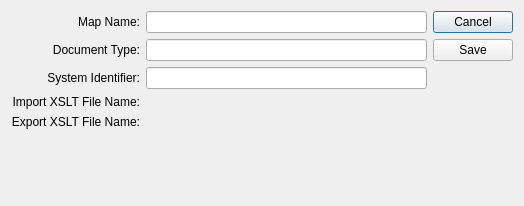
<?xml version="1.0" encoding="UTF-8"?>
<ui version="4.0">
 <comment>This file is part of the xTuple ERP: PostBooks Edition, a free and
open source Enterprise Resource Planning software suite,
Copyright (c) 1999-2019 by OpenMFG LLC, d/b/a xTuple.
It is licensed to you under the Common Public Attribution License
version 1.0, the full text of which (including xTuple-specific Exhibits)
is available at www.xtuple.com/CPAL.  By using this software, you agree
to be bound by its terms.</comment>
 <class>xsltMap</class>
 <widget class="QDialog" name="xsltMap">
  <property name="geometry">
   <rect>
    <x>0</x>
    <y>0</y>
    <width>524</width>
    <height>206</height>
   </rect>
  </property>
  <property name="windowTitle">
   <string>XSLT Map</string>
  </property>
  <layout class="QHBoxLayout">
   <item>
    <layout class="QGridLayout">
     <item row="0" column="0">
      <widget class="QLabel" name="_nameLit">
       <property name="text">
        <string>Map Name:</string>
       </property>
       <property name="alignment">
        <set>Qt::AlignRight|Qt::AlignTrailing|Qt::AlignVCenter</set>
       </property>
      </widget>
     </item>
     <item row="1" column="0">
      <widget class="QLabel" name="_doctypeLit">
       <property name="text">
        <string>Document Type:</string>
       </property>
       <property name="alignment">
        <set>Qt::AlignRight|Qt::AlignTrailing|Qt::AlignVCenter</set>
       </property>
      </widget>
     </item>
     <item row="2" column="0">
      <widget class="QLabel" name="_systemLit">
       <property name="text">
        <string>System Identifier:</string>
       </property>
       <property name="alignment">
        <set>Qt::AlignRight|Qt::AlignTrailing|Qt::AlignVCenter</set>
       </property>
      </widget>
     </item>
     <item row="3" column="0">
      <widget class="QLabel" name="_importLit">
       <property name="text">
        <string>Import XSLT File Name:</string>
       </property>
       <property name="alignment">
        <set>Qt::AlignRight|Qt::AlignTrailing|Qt::AlignVCenter</set>
       </property>
      </widget>
     </item>
     <item row="4" column="0">
      <widget class="QLabel" name="_exportLit">
       <property name="text">
        <string>Export XSLT File Name:</string>
       </property>
       <property name="alignment">
        <set>Qt::AlignRight|Qt::AlignTrailing|Qt::AlignVCenter</set>
       </property>
      </widget>
     </item>
     <item row="0" column="1">
      <widget class="QLineEdit" name="_name"/>
     </item>
     <item row="1" column="1">
      <widget class="QLineEdit" name="_doctype"/>
     </item>
     <item row="2" column="1">
      <widget class="QLineEdit" name="_system"/>
     </item>
     <item row="3" column="1">
      <widget class="FileCluster" name="_import"/>
     </item>
     <item row="4" column="1">
      <widget class="FileCluster" name="_export"/>
     </item>
     <item row="5" column="0">
      <spacer>
       <property name="orientation">
        <enum>Qt::Vertical</enum>
       </property>
       <property name="sizeHint" stdset="0">
        <size>
         <width>20</width>
         <height>0</height>
        </size>
       </property>
      </spacer>
     </item>
    </layout>
   </item>
   <item>
    <layout class="QVBoxLayout">
     <item>
      <widget class="QPushButton" name="_cancel">
       <property name="text">
        <string>Cancel</string>
       </property>
      </widget>
     </item>
     <item>
      <widget class="QPushButton" name="_save">
       <property name="text">
        <string>Save</string>
       </property>
      </widget>
     </item>
     <item>
      <spacer>
       <property name="orientation">
        <enum>Qt::Vertical</enum>
       </property>
       <property name="sizeHint" stdset="0">
        <size>
         <width>20</width>
         <height>40</height>
        </size>
       </property>
      </spacer>
     </item>
    </layout>
   </item>
  </layout>
 </widget>
 <customwidgets>
  <customwidget>
   <class>FileCluster</class>
   <extends>QWidget</extends>
   <header>filecluster.h</header>
  </customwidget>
 </customwidgets>
 <resources/>
 <connections>
  <connection>
   <sender>_cancel</sender>
   <signal>clicked()</signal>
   <receiver>xsltMap</receiver>
   <slot>reject()</slot>
   <hints>
    <hint type="sourcelabel">
     <x>471</x>
     <y>27</y>
    </hint>
    <hint type="destinationlabel">
     <x>261</x>
     <y>102</y>
    </hint>
   </hints>
  </connection>
 </connections>
</ui>
